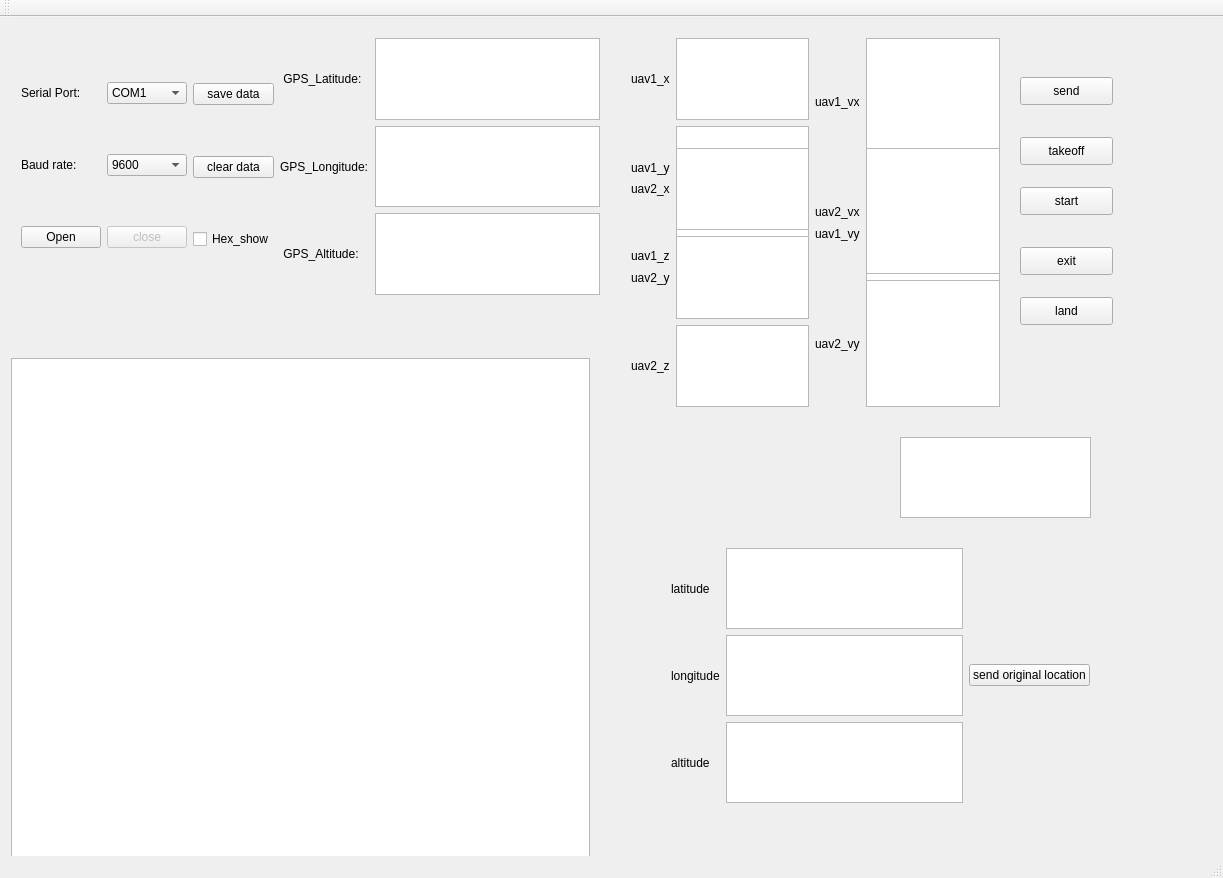
<?xml version="1.0" encoding="UTF-8"?>
<ui version="4.0">
 <class>QtGuiApplication1Class</class>
 <widget class="QMainWindow" name="QtGuiApplication1Class">
  <property name="geometry">
   <rect>
    <x>0</x>
    <y>0</y>
    <width>1223</width>
    <height>878</height>
   </rect>
  </property>
  <property name="windowTitle">
   <string>QtGuiApplication1</string>
  </property>
  <widget class="QWidget" name="centralWidget">
   <widget class="QTextBrowser" name="texttest">
    <property name="geometry">
     <rect>
      <x>900</x>
      <y>420</y>
      <width>191</width>
      <height>81</height>
     </rect>
    </property>
    <property name="readOnly">
     <bool>false</bool>
    </property>
    <property name="html">
     <string>&lt;!DOCTYPE HTML PUBLIC &quot;-//W3C//DTD HTML 4.0//EN&quot; &quot;http://www.w3.org/TR/REC-html40/strict.dtd&quot;&gt;
&lt;html&gt;&lt;head&gt;&lt;meta name=&quot;qrichtext&quot; content=&quot;1&quot; /&gt;&lt;style type=&quot;text/css&quot;&gt;
p, li { white-space: pre-wrap; }
&lt;/style&gt;&lt;/head&gt;&lt;body style=&quot; font-family:'SimSun'; font-size:9pt; font-weight:400; font-style:normal;&quot;&gt;
&lt;p style=&quot;-qt-paragraph-type:empty; margin-top:0px; margin-bottom:0px; margin-left:0px; margin-right:0px; -qt-block-indent:0; text-indent:0px;&quot;&gt;&lt;br /&gt;&lt;/p&gt;&lt;/body&gt;&lt;/html&gt;</string>
    </property>
   </widget>
   <widget class="QPushButton" name="pushButton_send">
    <property name="geometry">
     <rect>
      <x>1020</x>
      <y>60</y>
      <width>93</width>
      <height>28</height>
     </rect>
    </property>
    <property name="text">
     <string>send</string>
    </property>
   </widget>
   <widget class="QWidget" name="layoutWidget">
    <property name="geometry">
     <rect>
      <x>10</x>
      <y>10</y>
      <width>601</width>
      <height>279</height>
     </rect>
    </property>
    <layout class="QHBoxLayout" name="horizontalLayout_4">
     <item>
      <layout class="QVBoxLayout" name="verticalLayout">
       <item>
        <layout class="QHBoxLayout" name="horizontalLayout">
         <item>
          <widget class="QLabel" name="label_serial_port_name">
           <property name="text">
            <string>Serial Port:</string>
           </property>
          </widget>
         </item>
         <item>
          <widget class="QComboBox" name="comboBox_serial_port_name">
           <item>
            <property name="text">
             <string>COM1</string>
            </property>
           </item>
           <item>
            <property name="text">
             <string>COM2</string>
            </property>
           </item>
           <item>
            <property name="text">
             <string>COM3</string>
            </property>
           </item>
           <item>
            <property name="text">
             <string>COM4</string>
            </property>
           </item>
           <item>
            <property name="text">
             <string>COM5</string>
            </property>
           </item>
           <item>
            <property name="text">
             <string>COM6</string>
            </property>
           </item>
           <item>
            <property name="text">
             <string>COM7</string>
            </property>
           </item>
           <item>
            <property name="text">
             <string>COM8</string>
            </property>
           </item>
           <item>
            <property name="text">
             <string>COM9</string>
            </property>
           </item>
           <item>
            <property name="text">
             <string>COM10</string>
            </property>
           </item>
          </widget>
         </item>
        </layout>
       </item>
       <item>
        <layout class="QHBoxLayout" name="horizontalLayout_2">
         <item>
          <widget class="QLabel" name="label_baud_rate">
           <property name="text">
            <string>Baud rate:</string>
           </property>
          </widget>
         </item>
         <item>
          <widget class="QComboBox" name="comboBox_baud_rate">
           <item>
            <property name="text">
             <string>9600</string>
            </property>
           </item>
           <item>
            <property name="text">
             <string>56000</string>
            </property>
           </item>
           <item>
            <property name="text">
             <string>57600</string>
            </property>
           </item>
           <item>
            <property name="text">
             <string>115200</string>
            </property>
           </item>
           <item>
            <property name="text">
             <string>128000</string>
            </property>
           </item>
           <item>
            <property name="text">
             <string>256000</string>
            </property>
           </item>
           <item>
            <property name="text">
             <string>460800</string>
            </property>
           </item>
           <item>
            <property name="text">
             <string>921600</string>
            </property>
           </item>
          </widget>
         </item>
        </layout>
       </item>
       <item>
        <layout class="QHBoxLayout" name="horizontalLayout_3">
         <item>
          <widget class="QPushButton" name="PushButton_serial_port_open">
           <property name="text">
            <string>Open</string>
           </property>
           <property name="checkable">
            <bool>false</bool>
           </property>
          </widget>
         </item>
         <item>
          <widget class="QPushButton" name="pushButton_serial_port_close">
           <property name="enabled">
            <bool>false</bool>
           </property>
           <property name="text">
            <string>close</string>
           </property>
          </widget>
         </item>
        </layout>
       </item>
      </layout>
     </item>
     <item>
      <layout class="QVBoxLayout" name="verticalLayout_2">
       <item>
        <widget class="QPushButton" name="pushButton_save">
         <property name="text">
          <string>save data</string>
         </property>
        </widget>
       </item>
       <item>
        <widget class="QPushButton" name="pushButton_clear">
         <property name="text">
          <string>clear data</string>
         </property>
        </widget>
       </item>
       <item>
        <widget class="QCheckBox" name="checkBox_hex">
         <property name="text">
          <string>Hex_show</string>
         </property>
         <property name="checked">
          <bool>false</bool>
         </property>
        </widget>
       </item>
      </layout>
     </item>
     <item>
      <layout class="QVBoxLayout" name="verticalLayout_4">
       <item>
        <widget class="QLabel" name="label">
         <property name="text">
          <string> GPS_Latitude:</string>
         </property>
        </widget>
       </item>
       <item>
        <widget class="QLabel" name="label_2">
         <property name="text">
          <string>GPS_Longitude:</string>
         </property>
        </widget>
       </item>
       <item>
        <widget class="QLabel" name="label_3">
         <property name="text">
          <string> GPS_Altitude:</string>
         </property>
        </widget>
       </item>
      </layout>
     </item>
     <item>
      <layout class="QVBoxLayout" name="verticalLayout_5">
       <item>
        <widget class="QTextBrowser" name="text_EXP_GPS_Latitude">
         <property name="readOnly">
          <bool>false</bool>
         </property>
        </widget>
       </item>
       <item>
        <widget class="QTextBrowser" name="text_EXP_GPS_Longitude">
         <property name="readOnly">
          <bool>false</bool>
         </property>
        </widget>
       </item>
       <item>
        <widget class="QTextBrowser" name="text_Exp_GPS_altitude">
         <property name="readOnly">
          <bool>false</bool>
         </property>
        </widget>
       </item>
      </layout>
     </item>
    </layout>
   </widget>
   <widget class="QWidget" name="horizontalLayoutWidget_2">
    <property name="geometry">
     <rect>
      <x>0</x>
      <y>330</y>
      <width>601</width>
      <height>611</height>
     </rect>
    </property>
    <layout class="QHBoxLayout" name="horizontalLayout_6">
     <item>
      <widget class="QTextBrowser" name="text_rec">
       <property name="readOnly">
        <bool>true</bool>
       </property>
      </widget>
     </item>
    </layout>
   </widget>
   <widget class="QWidget" name="horizontalLayoutWidget_5">
    <property name="geometry">
     <rect>
      <x>620</x>
      <y>10</y>
      <width>391</width>
      <height>281</height>
     </rect>
    </property>
    <layout class="QHBoxLayout" name="horizontalLayout_8">
     <item>
      <layout class="QHBoxLayout" name="horizontalLayout_5">
       <item>
        <layout class="QVBoxLayout" name="verticalLayout_6">
         <item>
          <widget class="QLabel" name="uav1_x">
           <property name="text">
            <string>uav1_x</string>
           </property>
          </widget>
         </item>
         <item>
          <widget class="QLabel" name="uav1_y">
           <property name="text">
            <string>uav1_y</string>
           </property>
          </widget>
         </item>
         <item>
          <widget class="QLabel" name="uav_z">
           <property name="text">
            <string>uav1_z</string>
           </property>
          </widget>
         </item>
        </layout>
       </item>
       <item>
        <layout class="QVBoxLayout" name="verticalLayout_3">
         <item>
          <widget class="QTextBrowser" name="text_uav1_x"/>
         </item>
         <item>
          <widget class="QTextBrowser" name="text_uav1_y"/>
         </item>
         <item>
          <widget class="QTextBrowser" name="text_uav1_z"/>
         </item>
        </layout>
       </item>
      </layout>
     </item>
     <item>
      <layout class="QHBoxLayout" name="horizontalLayout_7">
       <item>
        <layout class="QVBoxLayout" name="verticalLayout_10">
         <item>
          <widget class="QLabel" name="uav1_vx">
           <property name="text">
            <string>uav1_vx</string>
           </property>
          </widget>
         </item>
         <item>
          <widget class="QLabel" name="uav1_vy">
           <property name="text">
            <string>uav1_vy</string>
           </property>
          </widget>
         </item>
        </layout>
       </item>
       <item>
        <layout class="QVBoxLayout" name="verticalLayout_11">
         <item>
          <widget class="QTextBrowser" name="text_uav1_vx"/>
         </item>
         <item>
          <widget class="QTextBrowser" name="text_uav1_vy"/>
         </item>
        </layout>
       </item>
      </layout>
     </item>
    </layout>
   </widget>
   <widget class="QWidget" name="horizontalLayoutWidget_6">
    <property name="geometry">
     <rect>
      <x>620</x>
      <y>120</y>
      <width>391</width>
      <height>281</height>
     </rect>
    </property>
    <layout class="QHBoxLayout" name="horizontalLayout_9">
     <item>
      <layout class="QHBoxLayout" name="horizontalLayout_10">
       <item>
        <layout class="QVBoxLayout" name="verticalLayout_7">
         <item>
          <widget class="QLabel" name="uav2_x">
           <property name="text">
            <string>uav2_x</string>
           </property>
          </widget>
         </item>
         <item>
          <widget class="QLabel" name="uav2_y">
           <property name="text">
            <string>uav2_y</string>
           </property>
          </widget>
         </item>
         <item>
          <widget class="QLabel" name="uav2_z">
           <property name="text">
            <string>uav2_z</string>
           </property>
          </widget>
         </item>
        </layout>
       </item>
       <item>
        <layout class="QVBoxLayout" name="verticalLayout_8">
         <item>
          <widget class="QTextBrowser" name="text_uav2_x"/>
         </item>
         <item>
          <widget class="QTextBrowser" name="text_uav2_y"/>
         </item>
         <item>
          <widget class="QTextBrowser" name="text_uav2_z"/>
         </item>
        </layout>
       </item>
      </layout>
     </item>
     <item>
      <layout class="QHBoxLayout" name="horizontalLayout_11">
       <item>
        <layout class="QVBoxLayout" name="verticalLayout_12">
         <item>
          <widget class="QLabel" name="uav2_vx">
           <property name="text">
            <string>uav2_vx</string>
           </property>
          </widget>
         </item>
         <item>
          <widget class="QLabel" name="uav2_vy">
           <property name="text">
            <string>uav2_vy</string>
           </property>
          </widget>
         </item>
        </layout>
       </item>
       <item>
        <layout class="QVBoxLayout" name="verticalLayout_13">
         <item>
          <widget class="QTextBrowser" name="text_uav2_vx"/>
         </item>
         <item>
          <widget class="QTextBrowser" name="text_uav2_vy"/>
         </item>
        </layout>
       </item>
      </layout>
     </item>
    </layout>
   </widget>
   <widget class="QPushButton" name="pushButton_takeoff">
    <property name="geometry">
     <rect>
      <x>1020</x>
      <y>120</y>
      <width>93</width>
      <height>28</height>
     </rect>
    </property>
    <property name="text">
     <string>takeoff</string>
    </property>
   </widget>
   <widget class="QPushButton" name="pushButton_start">
    <property name="geometry">
     <rect>
      <x>1020</x>
      <y>170</y>
      <width>93</width>
      <height>28</height>
     </rect>
    </property>
    <property name="text">
     <string>start</string>
    </property>
   </widget>
   <widget class="QPushButton" name="pushButton_exit">
    <property name="geometry">
     <rect>
      <x>1020</x>
      <y>230</y>
      <width>93</width>
      <height>28</height>
     </rect>
    </property>
    <property name="text">
     <string>exit</string>
    </property>
   </widget>
   <widget class="QPushButton" name="pushButton_land">
    <property name="geometry">
     <rect>
      <x>1020</x>
      <y>280</y>
      <width>93</width>
      <height>28</height>
     </rect>
    </property>
    <property name="text">
     <string>land</string>
    </property>
   </widget>
   <widget class="QWidget" name="gridLayoutWidget">
    <property name="geometry">
     <rect>
      <x>660</x>
      <y>520</y>
      <width>441</width>
      <height>277</height>
     </rect>
    </property>
    <layout class="QGridLayout" name="gridLayout">
     <item row="1" column="1">
      <widget class="QTextEdit" name="textEdit_longitude"/>
     </item>
     <item row="0" column="0">
      <widget class="QLabel" name="label_latitude">
       <property name="text">
        <string>latitude</string>
       </property>
      </widget>
     </item>
     <item row="1" column="0">
      <widget class="QLabel" name="label_longitude">
       <property name="text">
        <string>longitude</string>
       </property>
      </widget>
     </item>
     <item row="0" column="1">
      <widget class="QTextEdit" name="textEdit_latitude"/>
     </item>
     <item row="2" column="0">
      <widget class="QLabel" name="label_altitude">
       <property name="text">
        <string>altitude</string>
       </property>
      </widget>
     </item>
     <item row="0" column="2">
      <layout class="QHBoxLayout" name="horizontalLayout_12"/>
     </item>
     <item row="1" column="2">
      <widget class="QPushButton" name="pushButton_send_org_loc">
       <property name="text">
        <string>send original location</string>
       </property>
      </widget>
     </item>
     <item row="2" column="1">
      <widget class="QTextEdit" name="textEdit_altitude"/>
     </item>
    </layout>
   </widget>
  </widget>
  <widget class="QMenuBar" name="menuBar">
   <property name="geometry">
    <rect>
     <x>0</x>
     <y>0</y>
     <width>1223</width>
     <height>26</height>
    </rect>
   </property>
  </widget>
  <widget class="QToolBar" name="mainToolBar">
   <attribute name="toolBarArea">
    <enum>TopToolBarArea</enum>
   </attribute>
   <attribute name="toolBarBreak">
    <bool>false</bool>
   </attribute>
  </widget>
  <widget class="QStatusBar" name="statusBar"/>
 </widget>
 <layoutdefault spacing="6" margin="11"/>
 <resources>
  <include location="QtGuiApplication1.qrc"/>
 </resources>
 <connections/>
</ui>
